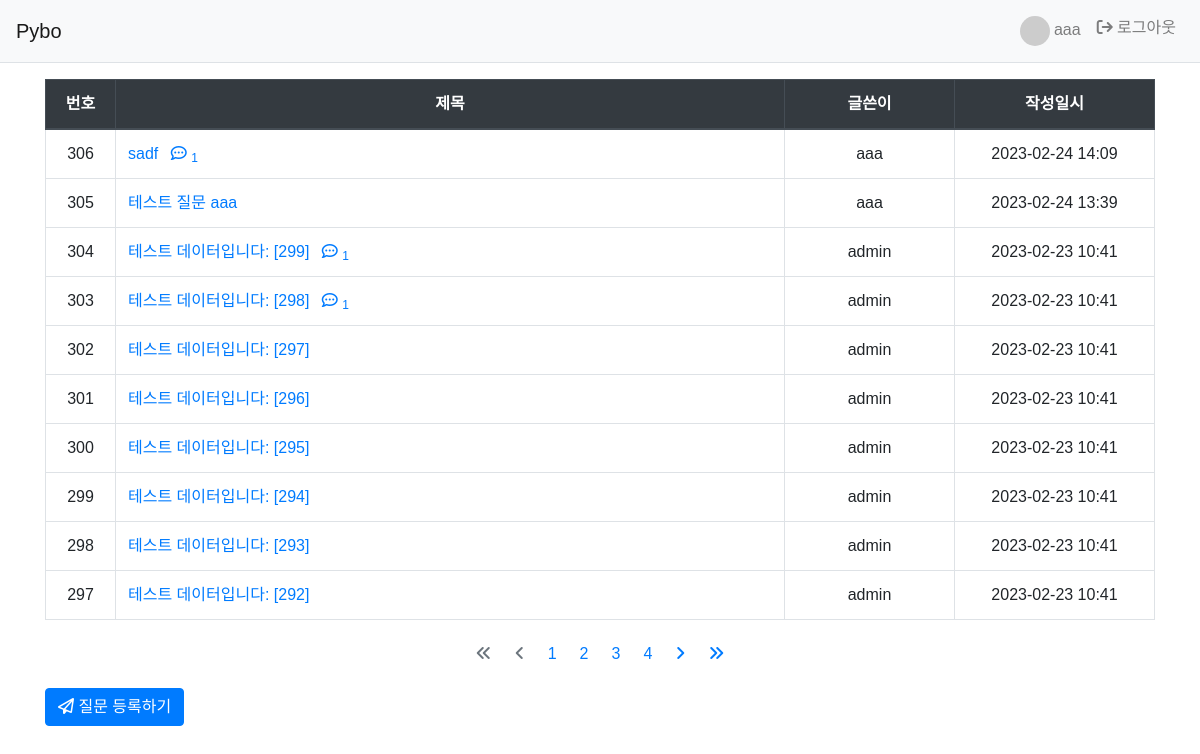
Screenshot of / (signed in) with the database file from the repository.
### pybo/models.py (models this page shows, shortened)
class Question(models.Model):
    author = models.ForeignKey(User, on_delete=models.CASCADE)
    subject = models.CharField('제목', max_length=200,
                               help_text='질문의 제목을 한 줄로 작성하세요.')
    content = models.TextField('내용', help_text='질문의 내용을 상세히 작성하세요.')
    create_date = models.DateTimeField('생성일')
    modify_date = models.DateTimeField(null=True, blank=True)

### pybo/views.py (the view)
# urls.py: path('', views.index, name='index'),    # '/' 에 해당되는 path
def index(request):
    page = request.GET.get('page', '1')  # 페이지
    question_list = Question.objects.order_by('-create_date') #전체 목록
    paginator = Paginator(question_list, 10)    # 페이지당 10개씩 보여주기. question_list => 전체목록
    page_obj = paginator.get_page(page)
    context = {'question_list': page_obj}
    return render(request, 'pybo/question_list.html', context)

### templates/pybo/question_list.html (shortened to what this page needs)
{% extends 'base.html' %}
{% block content %}
  <table class="table table-bordered table-hover">
    <thead>
      <tr class="text-center thead-dark">
        <th style="width:70px">번호</th>
        <th>제목</th>
        <th style="width:170px">글쓴이</th>
        <th style="width:200px">작성일시</th>
      </tr>
    </thead>
    <tbody>
      {% if question_list %}
        {% for question in question_list %}
          <tr class="text-center">
            <td>{{ question.id }}</td>
            <td class="text-left">
              <a href="{% url 'pybo:detail' question.id %}">
                {{ question.subject }}
                {% if question.answer_set.count %}
                  <span class="ml-2">
                    <i class="fa-regular fa-comment-dots"></i>
                    <sub>{{ question.answer_set.count }}</sub>
                  </span>
                {% endif %}
              </a>
            </td>
            <td>{{ question.author.username }}</td>
            <td>{{ question.create_date|date:'Y-m-d H:i' }}</td>
          </tr>
        {% endfor %}
      {% else %}
        <tr>
          <td colspan="3">질문이 없습니다.</td>
        </tr>
      {% endif %}
    </tbody>
  </table>
  {% include 'pybo/pagination.html' %}
  <a href="{% url 'pybo:question_create' %}" class="btn btn-primary mr-2">
    <i class="fa-regular fa-paper-plane"></i>
    질문 등록하기
  </a>
{% endblock content %}

### templates/navbar.html (shortened to what this page needs)
<nav class="navbar navbar-expand-lg navbar-light bg-light border-bottom">
  <a class="navbar-brand" href="{% url 'pybo:index' %}">Pybo</a>
  <div class="collapse navbar-collapse" id="navbarNav">
    <ul class="navbar-nav ml-auto">
      {% if user.is_authenticated %}
        <li class="nav-item ">
          <a class="nav-link" href="#">
            <img class="avarta" src="https://randomuser.me/api/portraits/men/{{user.id}}.jpg"/>
            {{ user.username }}
          </a>
        </li>
        <li class="nav-item ">
          <a class="nav-link" href="{% url 'common:logout' %}">
            <i class="fa-solid fa-arrow-right-from-bracket"></i>
            로그아웃
          </a>
        </li>
      {% endif %}
  </ul>
</div>
</nav>

### static/style.css (style rules this page uses)
* { font-family: 'Noto Sans KR', sans-serif; }
.avarta { width: 30px; height: 30px; border-radius: 50%; }

### rows the page displays
Question: id "306", subject "sadf", answer_set.count "1", author.username "aaa", create_date "2023-02-24 14:09"
Question: id "305", subject "테스트 질문 aaa", author.username "aaa", create_date "2023-02-24 13:39"
Question: id "304", subject "테스트 데이터입니다: [299]", answer_set.count "1", author.username "admin", create_date "2023-02-23 10:41"
Question: id "303", subject "테스트 데이터입니다: [298]", answer_set.count "1", author.username "admin", create_date "2023-02-23 10:41"
Question: id "302", subject "테스트 데이터입니다: [297]", author.username "admin", create_date "2023-02-23 10:41"
Question: id "301", subject "테스트 데이터입니다: [296]", author.username "admin", create_date "2023-02-23 10:41"
Question: id "300", subject "테스트 데이터입니다: [295]", author.username "admin", create_date "2023-02-23 10:41"
Question: id "299", subject "테스트 데이터입니다: [294]", author.username "admin", create_date "2023-02-23 10:41"
Question: id "298", subject "테스트 데이터입니다: [293]", author.username "admin", create_date "2023-02-23 10:41"
Question: id "297", subject "테스트 데이터입니다: [292]", author.username "admin", create_date "2023-02-23 10:41"

### other values shown
{{ user.username }} "aaa"
{{ page_number }} "1" "2" "3" "4"
